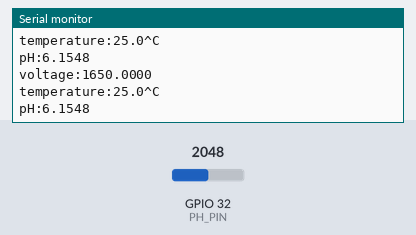
Simulated run of this sketch. Board: ESP32. Shown: the last lines printed to the serial monitor. The inputs (shaded band) are chosen by the test bench; at power-on: GPIO 32 (PH_PIN) = 2048. EEPROM starts erased.

Above: at 2.8 s.
2.9 s: GPIO 32 (PH_PIN) set to 2866
At 3.8 s:
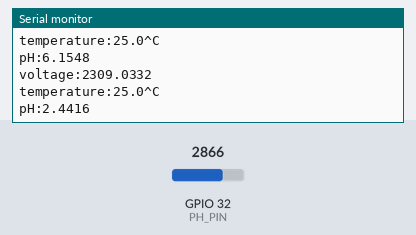
4.4 s: GPIO 32 (PH_PIN) set to 3603
At 5.6 s:
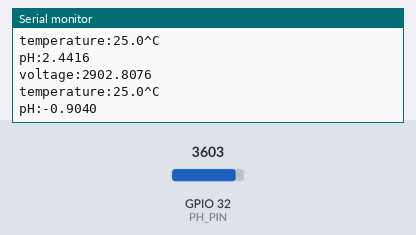
Timing chart, 0 to 7.4 s (numbered marks = the images above; inputs shaded):
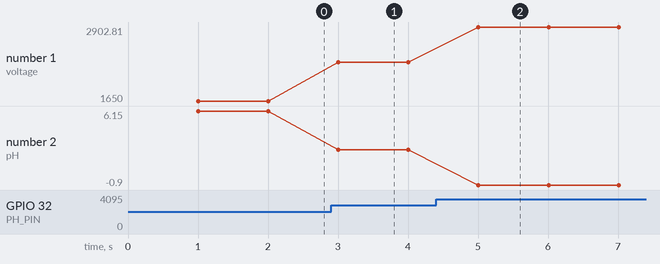

Measured:
- after the input at 2.9 s, the serial monitor: prints a new line after 0.10 s (image 1)
- after the input at 4.4 s, the serial monitor: prints a new line after 0.61 s (image 2)
- plotted number 1: 1650 → 2309.03 after the input at 2.9 s, 2309.03 → 2902.81 after the input at 4.4 s
- plotted number 2: 6.15 → 2.44 after the input at 2.9 s, 2.44 → -0.9 after the input at 4.4 s

The sketch:

ph_calib_greenponik_esp.ino
```cpp
#include "DFRobot_ESP_PH.h"
#include <EEPROM.h>

DFRobot_ESP_PH ph;
// #define ESPADC 4096.0   //the esp Analog Digital Convertion value
// #define ESPVOLTAGE 3300 //the esp voltage supply value
#define ESPADC 4096.0
#define ESPVOLTAGE 3300.0
#define PH_PIN 32		//the esp gpio data pin number
float voltage, phValue, amb_temperature = 25;

void setup()
{
	Serial.begin(115200);
	EEPROM.begin(32);//needed to permit storage of calibration value in eeprom
	ph.begin();
}

void loop()
{
	static unsigned long timepoint = millis();
	if (millis() - timepoint > 1000U) //time interval: 1s
	{
		timepoint = millis();
		//voltage = rawPinValue / esp32ADC * esp32Vin
		voltage = analogRead(PH_PIN) / ESPADC * ESPVOLTAGE; // read the voltage
		Serial.print("voltage:");
		Serial.println(voltage, 4);

		//temperature = readTemperature();  // read your temperature sensor to execute temperature compensation
		Serial.print("temperature:");
		Serial.print(amb_temperature, 1);
		Serial.println("^C");

		phValue = ph.readPH(voltage, amb_temperature); // convert voltage to pH with temperature compensation
		Serial.print("pH:");
		Serial.println(phValue, 4);
	}
	ph.calibration(voltage, amb_temperature); // calibration process by Serail CMD
}

float readTemperature()

{
	//add your code here to get the temperature from your temperature sensor
}
```
